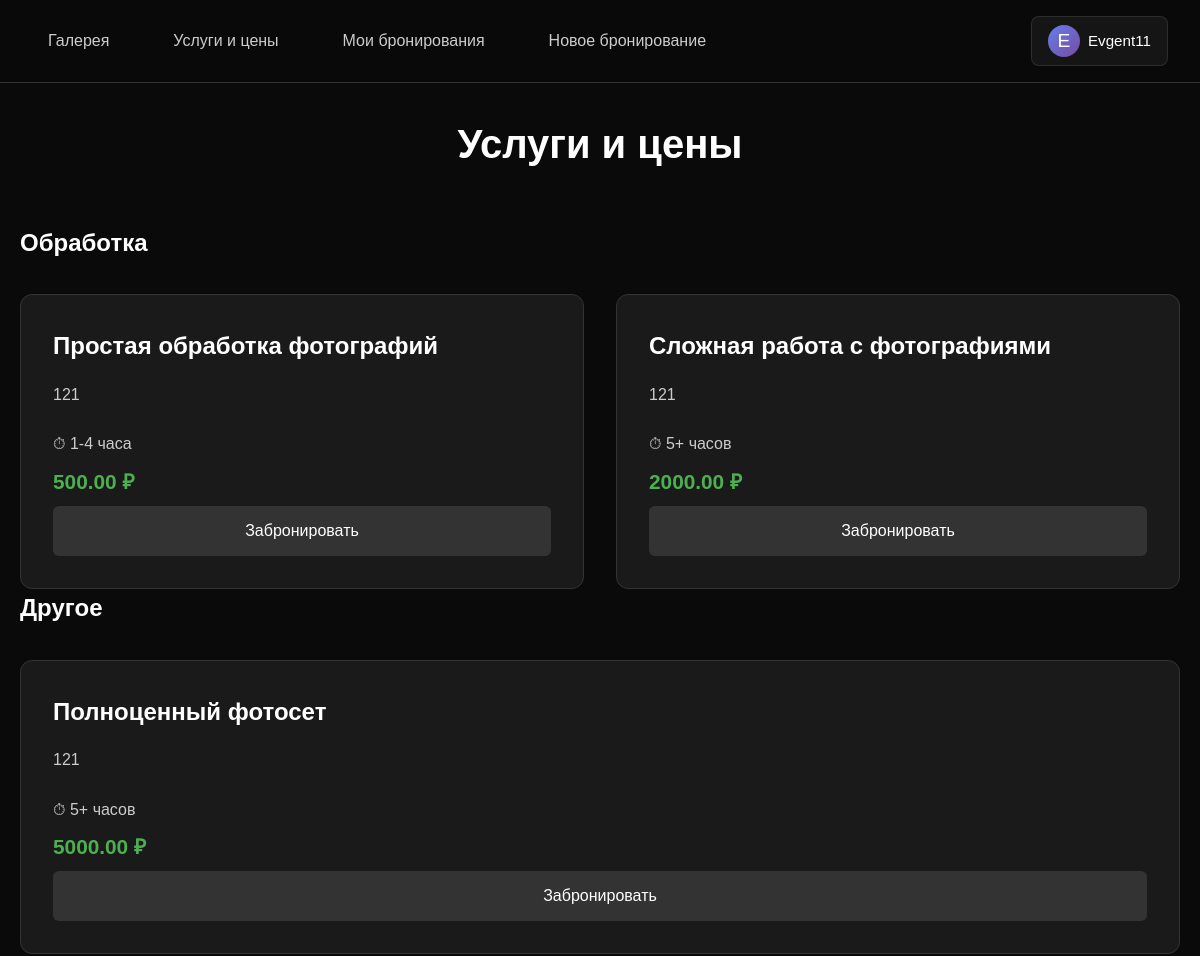
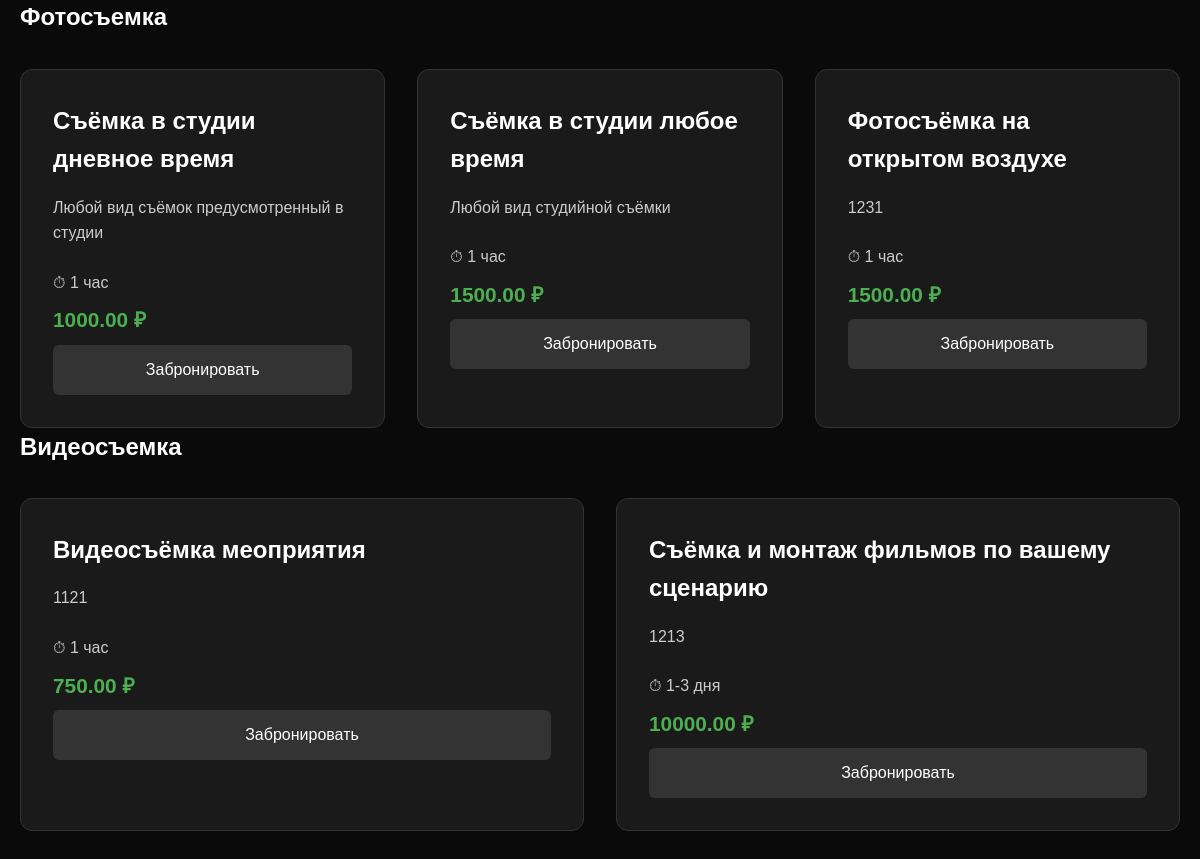
Screenshot of /prices/ (signed in) with the database file from the repository (2 pictures, top to bottom).
### gallery_app/models.py (models this page shows, shortened)
class Service(models.Model):
    SERVICE_TYPES = [
        ('PHOTO', 'Фотосъемка'),
        ('VIDEO', 'Видеосъемка'),
        ('EDITING', 'Обработка'),
        ('OTHER', 'Другое'),
    ]
    name = models.CharField(max_length=200, verbose_name='Название услуги')
    description = models.TextField(verbose_name='Описание услуги')
    price = models.DecimalField(max_digits=10, decimal_places=2, verbose_name='Цена')
    duration = models.CharField(max_length=100, blank=True, verbose_name='Продолжительность')
    service_type = models.CharField(max_length=20, choices=SERVICE_TYPES, verbose_name='Тип услуги')
    is_active = models.BooleanField(default=True, verbose_name='Активная услуга')
    order = models.IntegerField(default=0, verbose_name='Порядок отображения')
    can_be_booked = models.BooleanField(default=True, verbose_name='Можно забронировать')
    min_booking_hours = models.IntegerField(default=1, verbose_name='Минимальное время бронирования (часы)')
    max_booking_hours = models.IntegerField(default=8, verbose_name='Максимальное время бронирования (часы)')
    preparation_time = models.IntegerField(default=1, verbose_name='Время на подготовку (часы)')
    class Meta:
        verbose_name = 'Услуга'
        verbose_name_plural = 'Услуги'
        ordering = ['order', 'service_type', 'name']

### gallery_app/views.py (the view)
# urls.py: path('prices/', views.prices_view, name='prices'),
def prices_view(request):
    services = Service.objects.filter(is_active=True)
    services_by_type = {}
    for service in services:
        if service.service_type not in services_by_type:
            services_by_type[service.service_type] = []
        services_by_type[service.service_type].append(service)
    return render(request, 'prices.html', {
        'services': services,
        'services_by_type': services_by_type
    })

### templates/prices.html (shortened to what this page needs)
{% load static %}
<!DOCTYPE html>
<html>
<head>
    <link rel="stylesheet" href="{% static 'styles.css' %}">
</head>
<body class="prices-page">
 {% include 'header.html' %}
    <main class="prices-main">
        <div class="container">
            <h1 class="prices-title">Услуги и цены</h1>
            <div class="services-container">
                {% for service_type, service_list in services_by_type.items %}
                <section class="service-category">
                    <h2 class="category-title">{{ service_list.0.get_service_type_display }}</h2>
                    <div class="prices-grid">
                        {% for service in service_list %}
                        <div class="price-card">
                            <h3 class="service-name">{{ service.name }}</h3>
                            <p class="service-description">{{ service.description }}</p>
                            {% if service.duration %}
                            <div class="service-duration">⏱ {{ service.duration }}</div>
                            {% endif %}
                            <div class="service-price">{{ service.price }} ₽</div>
                            <a href="/booking/create/">
                                <button class="book-button">Забронировать</button>
                            </a>
                        </div>
                        {% endfor %}
                    </div>
                </section>
                {% empty %}
                <div class="no-services">
                    <p>Услуги временно недоступны. Пожалуйста, проверьте позже.</p>
                </div>
                {% endfor %}
            </div>
        </div>
    </main>
</body>
</html>

### templates/header.html (shortened to what this page needs)
{% load static %}
<header class="header">
    <nav class="nav">
        <ul class="nav-menu">
            <li class="nav-item">
                <a href="/home/" class="nav-link">Галерея</a>
            </li>
            <li class="nav-item">
                <a href="/prices/" class="nav-link">Услуги и цены</a>
            </li>
            {% if user.is_authenticated %}
            <li class="nav-item">
                <a href="/booking/my/" class="nav-link">Мои бронирования</a>
            </li>
            <li class="nav-item">
                <a href="/booking/create/" class="nav-link">Новое бронирование</a>
            </li>
            {% endif %}
        </ul>
        <div class="nav-auth">
            {% if user.is_authenticated %}
            <div class="user-menu">
                <div class="user-info">
                    <span class="user-avatar">{{ user.username|first|upper }}</span>
                    <span class="user-name">{{ user.username|truncatechars:15 }}</span>
                </div>
            </div>
            {% else %}
            <div class="auth-links">
                <a href="/login/" class="auth-link login-link">Войти</a>
                <a href="/register/" class="auth-link register-link">Регистрация</a>
            </div>
            {% endif %}
        </div>
    </nav>
</header>

### static/styles.css (style rules this page uses)
* { margin: 0; padding: 0; box-sizing: border-box; }
body { background-color: #0a0a0a; font-family: Arial, sans-serif; color: white; line-height: 1.6; }
.container { max-width: 1200px; margin: 0 auto; padding: 0 20px; }
.header { background-color: rgba(10, 10, 10, 0.95); border-bottom: 1px solid #333; position: fixed; top: 0; left: 0; right: 0; z-index: 1000; backdrop-filter: blur(10px); }
.nav { display: flex; justify-content: space-between; align-items: center; padding: 1rem 2rem; max-width: 1200px; margin: 0 auto; }
.nav-menu { display: flex; list-style: none; gap: 2rem; }
.nav-link { color: #ccc; text-decoration: none; font-size: 1rem; transition: color 0.3s ease; padding: 0.5rem 1rem; border-radius: 5px; }
.prices-page { padding-top: 80px; min-height: 100vh; }
.prices-main { padding: 2rem 0; }
.prices-title { text-align: center; font-size: 2.5rem; margin-bottom: 3rem; color: white; }
.prices-grid { display: grid; grid-template-columns: repeat(auto-fit, minmax(300px, 1fr)); gap: 2rem; margin-top: 2rem; }
.price-card { background: #1a1a1a; border: 1px solid #333; border-radius: 12px; padding: 2rem; transition: transform 0.3s ease, border-color 0.3s ease; }
.service-name { font-size: 1.5rem; margin-bottom: 1rem; color: white; }
.service-description { color: #ccc; margin-bottom: 1.5rem; }
.service-price { font-size: 2rem; font-weight: bold; color: white; margin-bottom: 1.5rem; }
.book-button { width: 100%; padding: 1rem; background: #333; color: white; border: none; border-radius: 6px; font-size: 1rem; cursor: pointer; transition: background-color 0.3s ease; }
.nav-auth { display: flex; align-items: center; }
.user-menu { position: relative; display: flex; align-items: center; cursor: pointer; }
.user-info { display: flex; align-items: center; gap: 0.5rem; padding: 0.5rem 1rem; border-radius: 8px; transition: all 0.3s ease; background: rgba(255, 255, 255, 0.05); border: 1px solid rgba(255, 255, 255, 0.1); }
.user-avatar { font-size: 1.2rem; display: flex; align-items: center; justify-content: center; width: 32px; height: 32px; background: linear-gradient(135deg, #667eea 0%, #764ba2 100%); border-radius: 50%; }
.user-name { color: white; font-weight: 500; font-size: 0.95rem; }
.user-menu { position: relative; display: flex; align-items: center; gap: 1rem; }
.service-price { color: #4CAF50; font-size: 1.5rem; font-weight: bold; margin: 0.5rem 0; }
.service-duration { color: #ccc; margin-bottom: 1rem; }
.service-price { color: #4CAF50; font-size: 1.3rem; font-weight: bold; margin: 0.5rem 0; }
.service-duration { color: #ccc; margin: 0; }

### rows the page displays
Service: service_type "Обработка", name "Простая обработка фотографий", description "121", duration "1-4 часа", price "500.00"
Service: name "Сложная работа с фотографиями", description "121", duration "5+ часов", price "2000.00"
Service: service_type "Другое", name "Полноценный фотосет", description "121", duration "5+ часов", price "5000.00"
Service: service_type "Фотосъемка", name "Съёмка в студии дневное время", description "Любой вид съёмок предусмотренный в студии", duration "1 час", price "1000.00"
Service: name "Съёмка в студии любое время", description "Любой вид студийной съёмки", duration "1 час", price "1500.00"
Service: name "Фотосъёмка на открытом воздухе", description "1231", duration "1 час", price "1500.00"
Service: service_type "Видеосъемка", name "Видеосъёмка меоприятия", description "1121", duration "1 час", price "750.00"
Service: name "Съёмка и монтаж фильмов по вашему сценарию", description "1213", duration "1-3 дня", price "10000.00"

### other values shown
{{ user.username|first|upper }} "E"
{{ user.username|truncatechars:15 }} "Evgent11"
